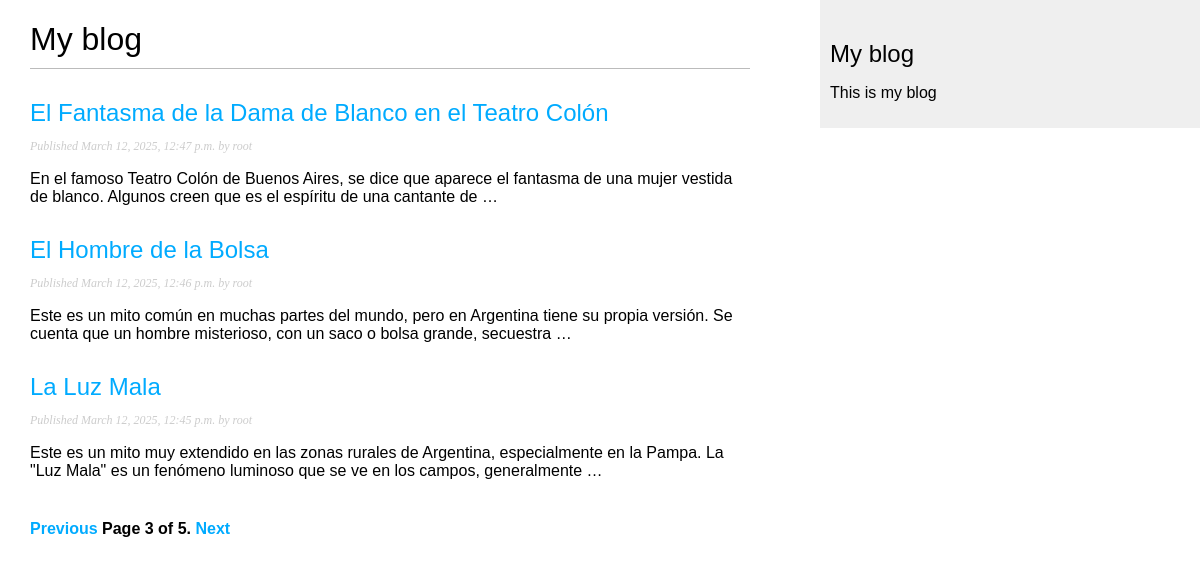
Page /blog/?page=3 on the committed database.
### blog/models.py (models this page shows, shortened)
class Post(models.Model):
    class Status(models.TextChoices):
        DRAFT = 'DF', 'Draft'
        PUBLISHED = 'PB', 'Published'
    title = models.CharField(max_length=250)
    slug = models.SlugField(max_length=250, unique_for_date='publish') # Va a hacer que sea unico por fecha
    author = models.ForeignKey(User,
                               on_delete=models.CASCADE, # Si yo elimino un usuario, borra todo en cascada
                               related_name='blog_posts')
    body = models.TextField()
    publish = models.DateTimeField(default=timezone.now) #Vamos a poder ponerle nosotros la fecha
    created = models.DateTimeField(auto_now_add=True) #Se actualiza solo cuando se crea
    updated = models.DateTimeField(auto_now=True) #Se actualiza cada vez que se actualiza
    status = models.CharField(max_length=2, # Solo dos opciones (borrado o publicado)
                              choices=Status.choices,
                              default=Status.DRAFT) # Por defecto definimos que va a estar en un estado de borrador
    objects = models.Manager()
    published = PublishManager()
    class Meta:
        ordering = ['-publish']
        indexes = [
            models.Index(fields=['-publish']),
        ]
    def get_absolute_url(self):
        return reverse ('blog:post_detail', args=[self.publish.year,
                                                  self.publish.month,
                                                  self.publish.day,
                                                  self.slug])

### blog/views.py (the view)
# urls.py: path('', views.post_list, name='post_list'),
def post_list(request):
    post_list = Post.published.all()
    paginator = Paginator(post_list, 3)
    page_number = request.GET.get('page', 1)
    try:
        posts = paginator.page(page_number)
    except EmptyPage:
        post = paginator.page(paginator.num_pages)
    return render(request,'blog/post/list.html', {'posts':posts})

### blog/models.py (called while the page is built)
    def get_queryset(self):
        return super().get_queryset()\
            .filter(status=Post.Status.PUBLISHED)

### blog/templates/blog/post/list.html (shortened to what this page needs)
{% extends "blog/base.html" %}
{% block content %}
    <h1>My blog</h1>
        {% for post in posts %}
            <h2>
                <a href="{{ post.get_absolute_url }}"> {{ post.title }} </a>
            </h2>
            <p class="date">Published {{ post.publish }} by {{ post.author }}</p>
            {{ post.body|truncatewords:30|linebreaks }}
        {% endfor %}
    {% include 'pagination.html' with page=posts %}
{% endblock %}

### blog/static/css/blog.css (style rules this page uses)
body { margin:0; padding:0; font-family:helvetica, sans-serif; }
a { color:#00abff; text-decoration:none; }
h1 { font-weight:normal; border-bottom:1px solid #bbb; padding:0 0 10px 0; }
h2 { font-weight:normal; margin:30px 0 0; }
p.date { color:#ccc; font-family: georgia, serif; font-size: 12px; font-style: italic; }

### rows in the picture
Post: title "El Fantasma de la Dama de Blanco en el Teatro Colón", publish "March 12, 2025, 12:47 p.m.", author "root", body "En el famoso Teatro Colón de Buenos Aires, se dice que aparece el fantasma de una mujer vestida de blanco. Algunos creen que es el espíritu de una cantante de …"
Post: title "El Hombre de la Bolsa", publish "March 12, 2025, 12:46 p.m.", author "root", body "Este es un mito común en muchas partes del mundo, pero en Argentina tiene su propia versión. Se cuenta que un hombre misterioso, con un saco o bolsa grande, secuestra …"
Post: title "La Luz Mala", publish "March 12, 2025, 12:45 p.m.", author "root", body "Este es un mito muy extendido en las zonas rurales de Argentina, especialmente en la Pampa. La \"Luz Mala\" es un fenómeno luminoso que se ve en los campos, generalmente …"

### other values in the picture
{{ page.number }} "3"
{{ page.paginator.num_pages }} "5"
